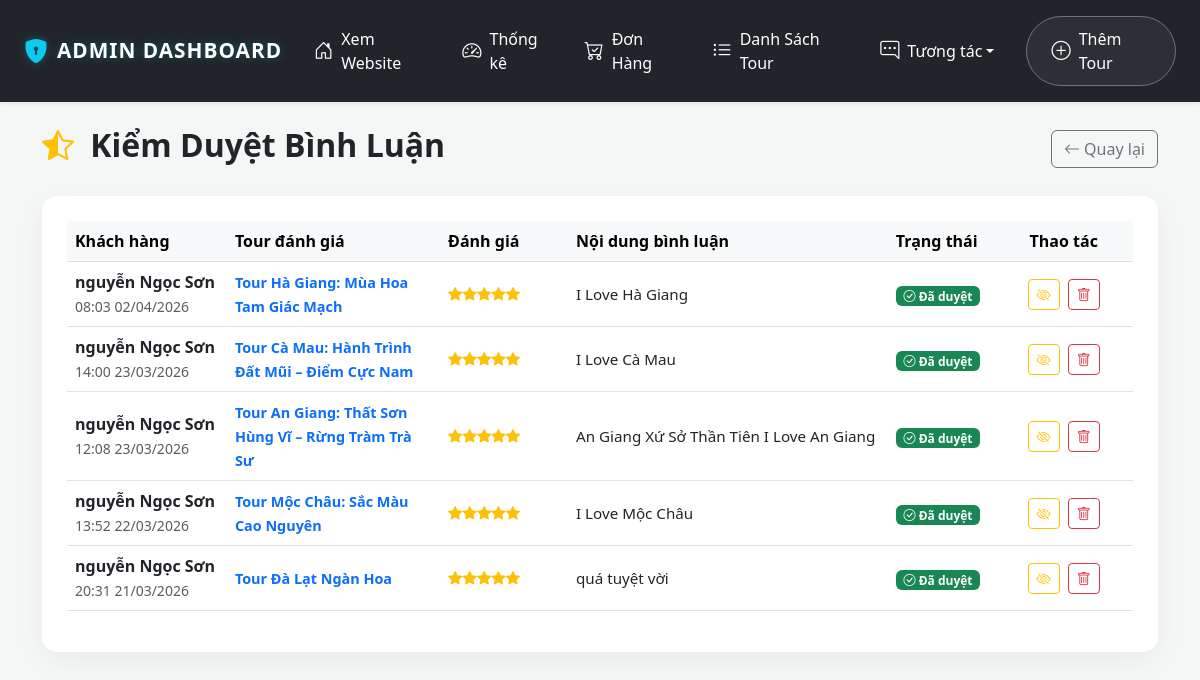
The page /admin_reviews.php (signed in) on the database as committed earlier.
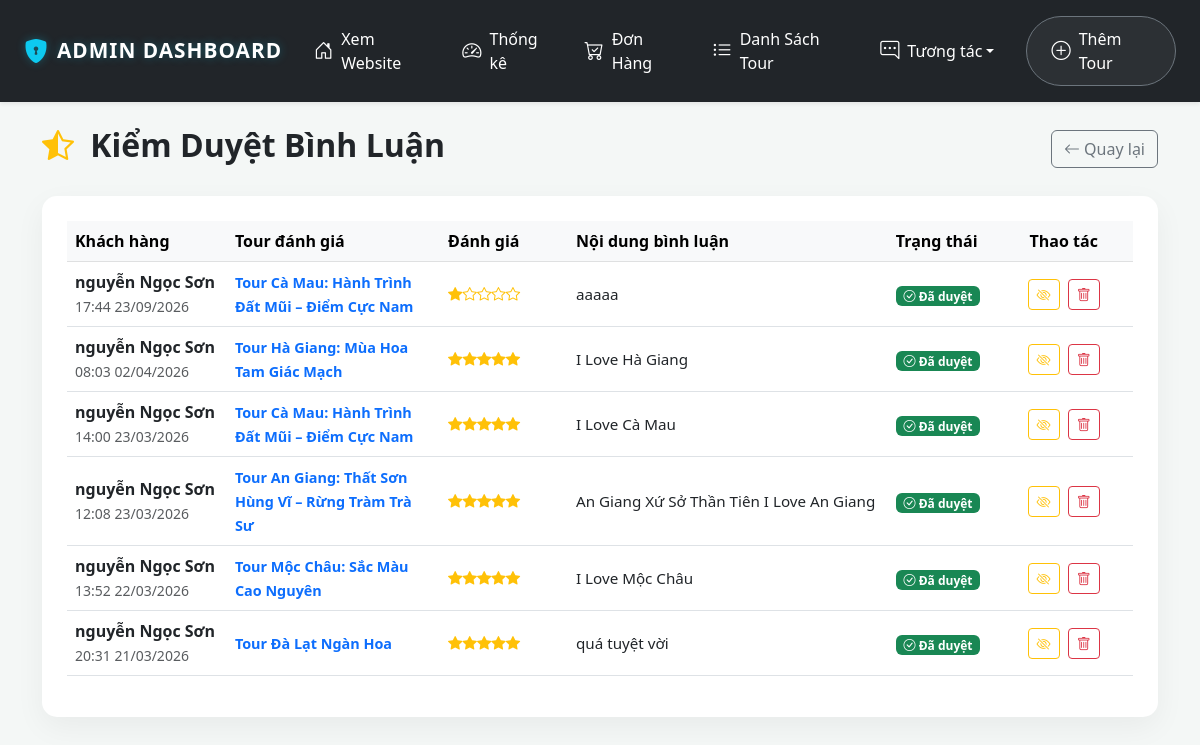
The same page on the database as committed later.
### tables this page shows
CREATE TABLE `reviews` (
  `ReviewID` int(11) NOT NULL,
  `TourID` int(11) DEFAULT NULL,
  `UserID` int(11) DEFAULT NULL,
  `Rating` int(11) DEFAULT NULL CHECK (`Rating` >= 1 and `Rating` <= 5),
  `Comment` text DEFAULT NULL,
  `Status` tinyint(1) DEFAULT 0 COMMENT '0: Chờ duyệt, 1: Đã hiển thị',
  `ReviewDate` datetime DEFAULT current_timestamp()
);

CREATE TABLE `users` (
  `UserID` int(11) NOT NULL,
  `Username` varchar(50) NOT NULL,
  `Password` varchar(255) NOT NULL,
  `FullName` varchar(100) DEFAULT NULL,
  `Email` varchar(100) DEFAULT NULL,
  `Phone` varchar(15) DEFAULT NULL,
  `CreateDate` datetime DEFAULT current_timestamp(),
  `reset_token` varchar(255) DEFAULT NULL,
  `reset_expires` datetime DEFAULT NULL
);

CREATE TABLE `tours` (
  `TourID` int(11) NOT NULL,
  `TourName` varchar(250) NOT NULL,
  `CategoryID` int(11) DEFAULT NULL,
  `Price` decimal(18,2) NOT NULL,
  `Duration` varchar(50) DEFAULT NULL,
  `ImageURL` varchar(500) DEFAULT NULL,
  `Description` text DEFAULT NULL,
  `DepartureSchedule` varchar(100) DEFAULT NULL,
  `DepartureLocation` varchar(255) DEFAULT NULL,
  `MaxPeople` int(11) DEFAULT 10
);

### admin_reviews.php (the view, shortened to what this page needs)
<?php
include 'db.php';
$sql_reviews = "SELECT r.*, u.FullName, t.TourName
                FROM reviews r
                JOIN users u ON r.UserID = u.UserID
                JOIN tours t ON r.TourID = t.TourID
                ORDER BY r.ReviewDate DESC";
$result = mysqli_query($conn, $sql_reviews);
?>
<!DOCTYPE html>
<html lang="vi">
<head>
    <link href="https://cdn.jsdelivr.net/npm/bootstrap@5.3.0/dist/css/bootstrap.min.css" rel="stylesheet">
    <link rel="stylesheet" href="https://cdn.jsdelivr.net/npm/bootstrap-icons@1.11.1/font/bootstrap-icons.css">
</head>
<body>
<?php include 'navbar_admin.php'; ?>
<div class="container mt-4 mb-5">
    <div class="d-flex justify-content-between align-items-center mb-4">
        <h2 class="fw-bold text-dark"><i class="bi bi-star-half text-warning me-2"></i> Kiểm Duyệt Bình Luận</h2>
        <a href="admin_dashboard.php" class="btn btn-outline-secondary"><i class="bi bi-arrow-left"></i> Quay lại</a>
    </div>
    <div class="table-container">
        <table class="table table-hover align-middle">
            <thead class="table-light">
                <tr>
                    <th width="15%">Khách hàng</th>
                    <th width="20%">Tour đánh giá</th>
                    <th width="12%">Đánh giá</th>
                    <th width="30%">Nội dung bình luận</th>
                    <th width="10%">Trạng thái</th>
                    <th width="13%" class="text-center">Thao tác</th>
                </tr>
            </thead>
            <tbody>
                <?php
                if (mysqli_num_rows($result) > 0) {
                    while($row = mysqli_fetch_assoc($result)) {
                        $is_approved = $row['Status'] == 1;
                        ?>
                        <tr class="<?php echo $is_approved ? '' : 'table-warning bg-opacity-25'; ?>">
                            <td>
                                <strong><?php echo htmlspecialchars($row['FullName']); ?></strong><br>
                                <small class="text-muted"><?php echo date('H:i d/m/Y', strtotime($row['ReviewDate'])); ?></small>
                            </td>
                            <td>
                                <span class="fw-bold text-primary" style="font-size: 0.9rem;"><?php echo htmlspecialchars($row['TourName']); ?></span>
                            </td>
                            <td>
                                <div class="star-rating">
                                    <?php
                                    $rating = intval($row['Rating']);
                                    for ($i = 1; $i <= 5; $i++) {
                                        if ($i <= $rating) {
                                            echo '<i class="bi bi-star-fill"></i>';
                                        } else {
                                            echo '<i class="bi bi-star"></i>';
                                        }
                                    }
                                    ?>
                                </div>
                            </td>
                            <td>
                                <div style="font-size: 0.95rem;">
                                    <?php echo htmlspecialchars($row['Comment']); ?>
                                </div>
                            </td>
                            <td>
                                <?php if($is_approved): ?>
                                    <span class="badge bg-success"><i class="bi bi-check-circle"></i> Đã duyệt</span>
                                <?php else: ?>
                                    <span class="badge bg-secondary"><i class="bi bi-eye-slash"></i> Đang ẩn</span>
                                <?php endif; ?>
                            </td>
                            <td class="text-center">
                                <form method="POST" action="admin_reviews.php" class="d-inline mb-0">
                                    <?php if($is_approved): ?>
                                        <button type="submit" name="action" value="hide" class="btn btn-sm btn-outline-warning" title="Ẩn bình luận này khỏi web">
                                            <i class="bi bi-eye-slash"></i>
                                        </button>
                                    <?php endif; ?>
                                    <button type="submit" name="action" value="delete" class="btn btn-sm btn-outline-danger ms-1" onclick="return confirm('Bạn có chắc chắn muốn xóa bình luận này?');" title="Xóa vĩnh viễn">
                                        <i class="bi bi-trash"></i>
                                    </button>
                                </form>
                            </td>
                        </tr>
                        <?php
                    }
                } else {
                    echo "<tr><td colspan='6' class='text-center py-5 text-muted fst-italic'>Chưa có bình luận nào.</td></tr>";
                }
                ?>
            </tbody>
        </table>
    </div>
</div>
</body>
</html>

Rows that differ between the two databases and show on the page:
added reviews: UserID.FullName "nguyễn Ngọc Sơn", ReviewDate "17:44 23/09/2026", TourID.TourName "Tour Cà Mau: Hành Trình Đất Mũi – Điểm Cực Nam", Rating 1 (drawn), Comment "aaaaa", Status 1 (drawn)
